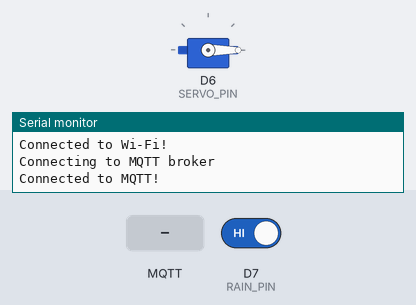
A sketch run on a simulated Arduino Uno R4 WiFi. Parts: servo, the last lines printed to the serial monitor. Inputs (shaded band) come from the test bench; at power-on: D7 (RAIN_PIN) HIGH. WiFi joins after 1.5 s; servers stay silent unless stated; no MQTT or app messages arrive unless stated.

Above: at 2.7 s.
2.8 s: D7 (RAIN_PIN) driven LOW
At 3.5 s:
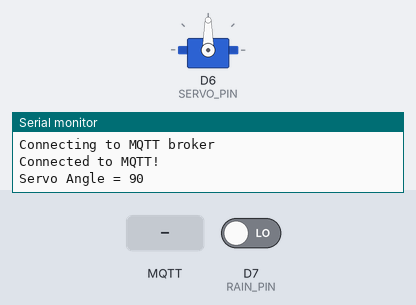
5.8 s: MQTT message "0" arrives on the first subscribed topic
At 6.1 s:
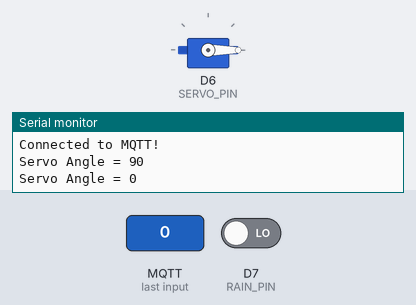
7.3 s: MQTT message "90" arrives on the first subscribed topic
At 8.6 s:
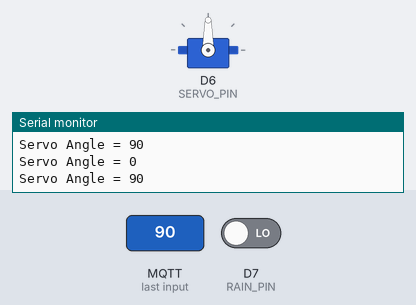
Timing chart, 0 to 9.8 s (numbered marks = the images above; inputs shaded):
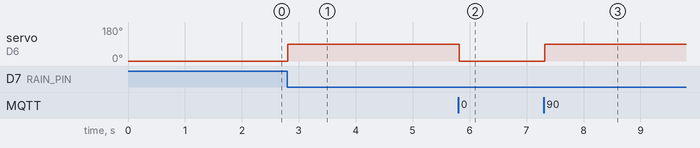

The sketch:

ProjectPhyCom.ino
```cpp
#include <WiFiS3.h>
#include <MQTT.h>
#include <Servo.h>

// การตั้งค่า Wi-Fi และ MQTT
const char  WIFI_SSID[] = ".. ... .. .. .";
const char  WIFI_PASSWORD[] = "0981039972";
const char  MQTT_BROKER_ADRRESS[] = "mqtt-dashboard.com";
const int   MQTT_PORT = 1883;
const char  MQTT_CLIENT_ID[] = "arduino101Dalmatians";
const char  SUBSCRIBE_TOPIC[] = "projectPhyCom4Kon";

// กำหนด PIN
const int SERVO_PIN = 6;
const int RAIN_PIN  = 7;

// กำหนดองศาเปิด/ปืดหลังคา
const int ANGLE_OPEN  = 90;
const int ANGLE_CLOSE = 0;

WiFiClient net;
MQTTClient mqtt(256);
Servo roofServo;

bool commandOpen = false; //เป็นตัวแปรใช้เช็ค เพราะถ้าสั่งเปิดแล้ว หลังคาจะไม่ปิดจนกว่าจะสั่งปิด
bool commandClose = false; //ใช้ในกรณีที่สั่งปิดขณะฝนตก
String lastCommand = "";

int currentAngle = ANGLE_CLOSE;

String weatherStatus = "";
int dryCount = 0; //ใช้เช็คว่าฝนหยุดตกแล้วจริงมั้ย
const int COUNT_TO_DRY = 100; //loop() วนทุก ~50 ms -> 100 รอบประมาณ 5 วิ
String weatherLastSent = "";

void connectToWiFi(){
  Serial.print("Connecting to Wi-Fi");
  while (WiFi.begin(WIFI_SSID, WIFI_PASSWORD) != WL_CONNECTED){
    Serial.print(".");
    delay(1000);
  }
  Serial.println("\nConnected to Wi-Fi!");
}

void connectToMQTT() {
  Serial.print("Connecting to MQTT broker");
  while (!mqtt.connect(MQTT_CLIENT_ID, "", "")){
    Serial.print(".");
    delay(1000);
  }
  Serial.println("\nConnected to MQTT!");
  mqtt.subscribe(SUBSCRIBE_TOPIC);
}

void setAngle(int angle){
  roofServo.write(angle);
  currentAngle = angle;
  Serial.print("Servo Angle = ");
  Serial.println(currentAngle);
  if (currentAngle == ANGLE_OPEN){
    mqtt.publish(SUBSCRIBE_TOPIC, "ON");
  } else if (currentAngle == ANGLE_CLOSE){
    mqtt.publish(SUBSCRIBE_TOPIC, "OFF");
  }
}

void messageReceived(String &topic, String &payload){
  payload.trim();
  lastCommand = payload;

  if (payload == "STATUS") {
    if (currentAngle == ANGLE_OPEN) {
      mqtt.publish(SUBSCRIBE_TOPIC, "ON");
    } else if (currentAngle == ANGLE_CLOSE) {
      mqtt.publish(SUBSCRIBE_TOPIC, "OFF");
    }
    mqtt.publish(SUBSCRIBE_TOPIC, weatherStatus);
    weatherLastSent = weatherStatus;
    return;
  }

  int angle = payload.toInt();
  if (angle == 0 && payload != "0"){ //เช็คว่าไม่ใช่ตัวอักษร เพราะ ตัวอักษร.toInt() ได้ 0
    return;
  }
  if (angle < ANGLE_CLOSE || angle > ANGLE_OPEN){
    Serial.println("ANGLE OUT OF RANGE!");
    return;
  }
  if (angle == ANGLE_OPEN){
    commandOpen = true;
    commandClose = false;
  } else {
    commandOpen = false;
    if (weatherStatus == "RAIN"){
      commandClose = true;
    }
  }
  setAngle(angle);
}

void checkRainOpenRoof(){
  if (digitalRead(RAIN_PIN) == LOW){ //กรณีฝนตก
    weatherStatus = "RAIN";
    dryCount = 0;
    if (currentAngle != ANGLE_OPEN && !commandClose){
      setAngle(ANGLE_OPEN);
    }
  } else if (weatherStatus == "RAIN"){ //กรณีฝนหยุดตก
      dryCount++;
      if (dryCount >= COUNT_TO_DRY){
        weatherStatus = "DRY";
        dryCount = 0;
        commandClose = false;
        if (currentAngle != ANGLE_CLOSE && !commandOpen){
          setAngle(ANGLE_CLOSE);
        }
      }
  }
  if (weatherStatus != weatherLastSent){
    if (mqtt.publish(SUBSCRIBE_TOPIC, weatherStatus)){
      weatherLastSent = weatherStatus;
    }
  }
}

void setup(){
  Serial.begin(115200);
  pinMode(RAIN_PIN, INPUT);

  roofServo.attach(SERVO_PIN);
  roofServo.write(ANGLE_CLOSE);
  currentAngle = ANGLE_CLOSE;

  if (digitalRead(RAIN_PIN) == LOW){
    weatherStatus = "RAIN";
  } else {
    weatherStatus = "DRY";
  }

  connectToWiFi();
  mqtt.begin(MQTT_BROKER_ADRRESS, MQTT_PORT, net);
  mqtt.onMessage(messageReceived);
  mqtt.setTimeout(2000);
  connectToMQTT();

  mqtt.publish(SUBSCRIBE_TOPIC, "OFF");
}

void loop(){
  checkRainOpenRoof();
  mqtt.loop();
  delay(50);
}
```

Measured:
- after the input at 2.8 s, servo on D6 (SERVO_PIN): 0° → 90° at once
- after the input at 5.8 s, servo on D6 (SERVO_PIN): 90° → 0° at once
- after the input at 7.3 s, servo on D6 (SERVO_PIN): 0° → 90° at once
